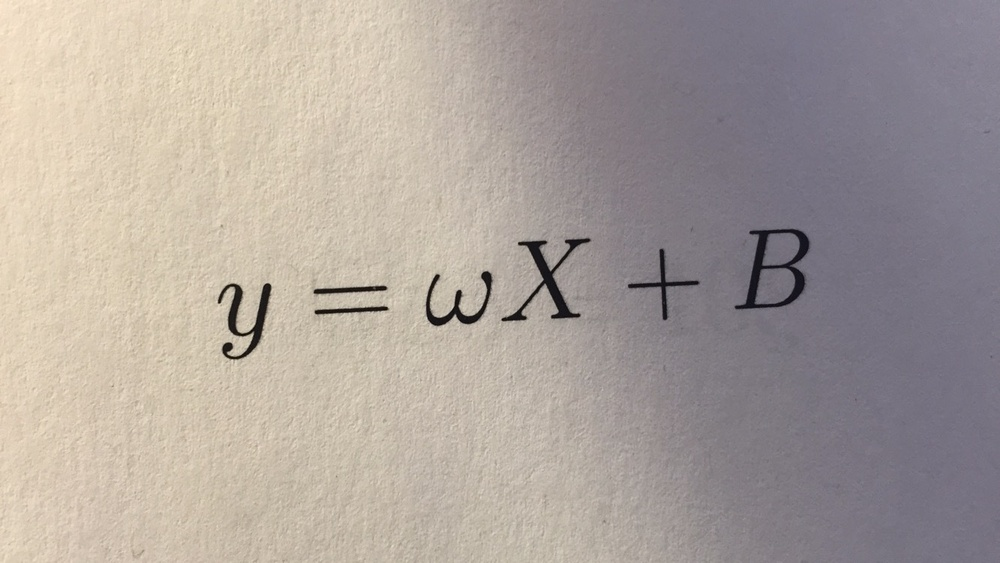
//> input picture equation-samples/eq1_hr.jpg, 1000 x 563 px, shrunk from 1333 x 750 before the run
$ ./fd ../equation-samples/eq1_hr.jpg   (built with g++ and OpenCV 4)
//> lines starting //> are read from the running program, lines starting //| are printed output that depends on the picture; after the words box and inside, x2 and y2 are one past the last pixel; in counts of white or black regions, pixels touching at a corner belong together
#include <iostream>
#include <opencv2/highgui/highgui.hpp>
#include <opencv2/imgproc/imgproc.hpp>
using namespace std;
using namespace cv;


Mat fourier_descriptors(Mat img, int k){
    Mat edgemap;
    Canny(img, edgemap, 50, 150, 3);
    vector<complex<double>> points;
    for(int i=0; i<edgemap.rows; i++){
        for(int j=0; j<edgemap.cols; j++){
            if(img.at<unsigned char>(i, j)){
                complex<double> c(j, i);
                points.push_back(c);
            }
        }
    }

    vector<complex<double>> output, output_truncated;
    dft(points, output, DFT_COMPLEX_OUTPUT);

    for(int i=1; i<min(k, (int)output.size()); i++){
        output_truncated.push_back(output[i]);
    }
    while((int)output_truncated.size() < k){
        output_truncated.push_back(complex<double>(0, 0));
    }

    vector<complex<double>> inversed;
    dft(output_truncated, inversed, DFT_COMPLEX_OUTPUT|DFT_INVERSE);
    for(auto o: inversed){
        cout<<o<<endl;
    }


    Mat zeros;
    return zeros;
}


int main(int argc, char *argv[]){
    Mat img = imread(argv[1], CV_LOAD_IMAGE_GRAYSCALE);
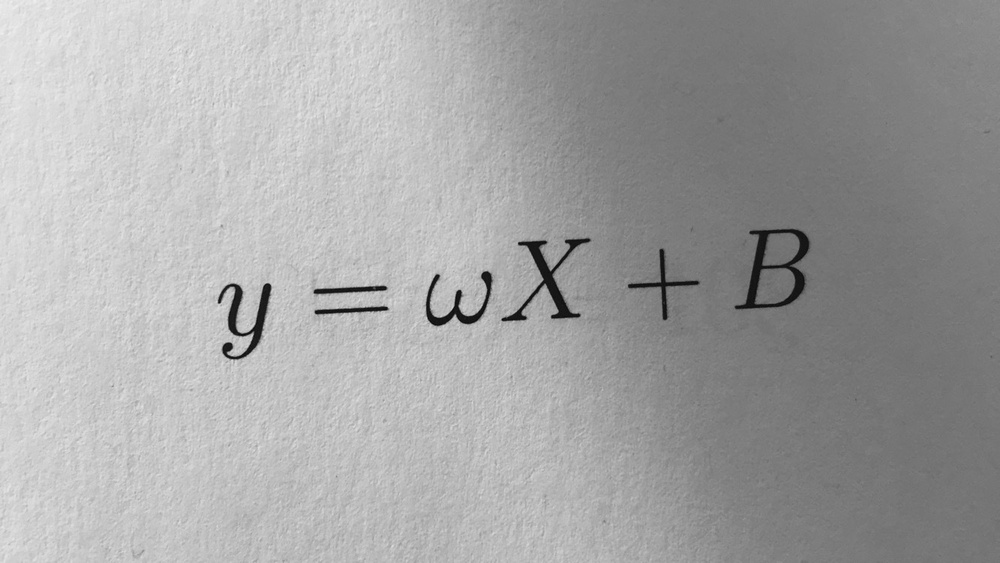
//> img: 563 rows x 1000 cols, CV_8UC1; min 3, max 239, mean 163.9
    threshold(img, img, 127, 255, CV_THRESH_OTSU);
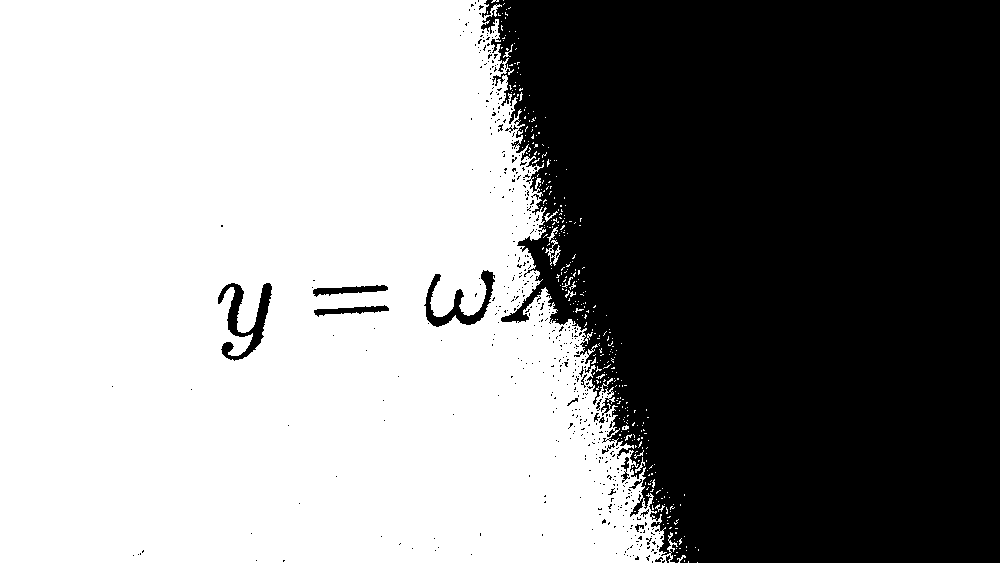
//> img: 563 rows x 1000 cols, CV_8UC1; 55.8% white; 505 black regions (485 under 20 px), largest, box (x1, y1, x2, y2) and area: (481, 0, 1000, 563) 243548, (218, 283, 272, 361) 1496, (424, 270, 495, 327) 1209

    fourier_descriptors(img, 10);
//> in fourier_descriptors, `Canny(img, edgemap, 50, 150, 3);`:
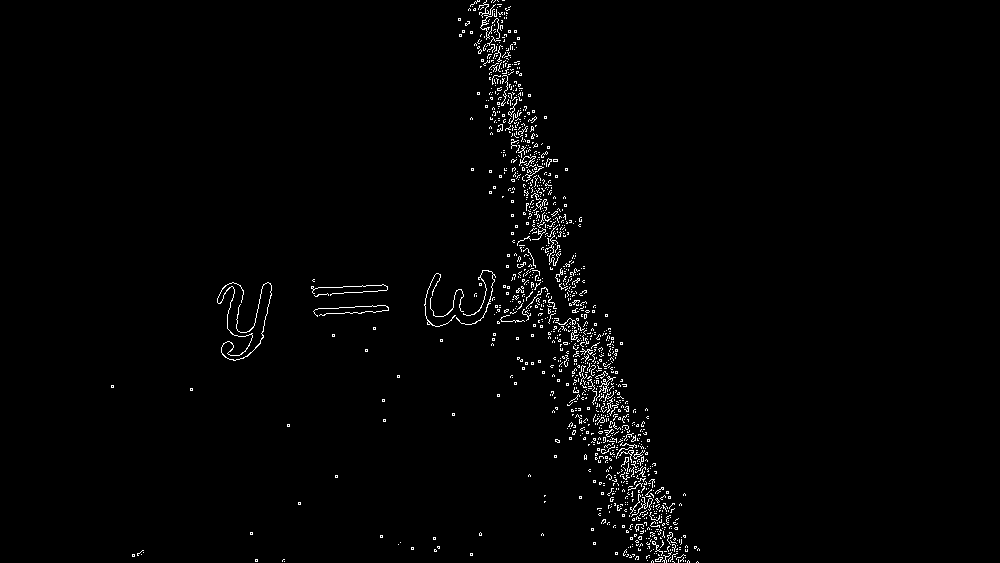
//> edgemap: 563 rows x 1000 cols, CV_8UC1; 1.5% white in thin lines or dots, all inside (x1, y1, x2, y2) = (111, 0, 700, 563)
//> after the loop in fourier_descriptors, `for(int i=0; i<edgemap.rows; i++)`: points = 314064 items
//> the loop in fourier_descriptors, `for(int i=1; i<min(k, (int)output.size()); i++)` made 9 passes
//> the loop in fourier_descriptors, `while((int)output_truncated.size() < k)` made 1 pass
//> in fourier_descriptors, `dft(output_truncated, inversed, DFT_COMPLEX_OUTPUT|DFT_INVERSE);`: inversed = 10 items
//> the loop in fourier_descriptors, `for(auto o: inversed)` made 10 passes
//| (-7.88761e+07,1.09019e+07)
//| (-2.98371e+07,-1.56232e+07)
//| (-2.32013e+07,-1.13234e+07)
//| (-2.15906e+07,-7.30634e+06)
//| (-2.02351e+07,-3.11403e+06)
//| (-1.81256e+07,3.32165e+06)
//| (-2.06797e+07,7.46347e+06)
//| (-1.922e+07,1.16423e+07)
//> (output is shown up to pass 8 of 10)
    return 0;


}

$ run again, on equation-samples/eq3_hr.jpg
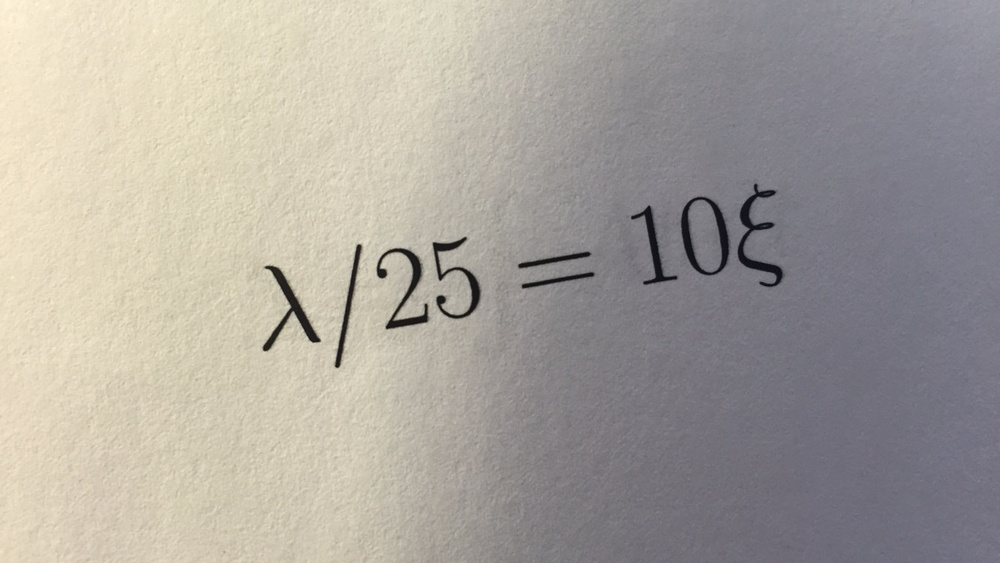
//> input picture equation-samples/eq3_hr.jpg, 1000 x 563 px, shrunk from 1333 x 750 before the run
//> `threshold(img, img, 127, 255, CV_THRESH_OTSU);`:
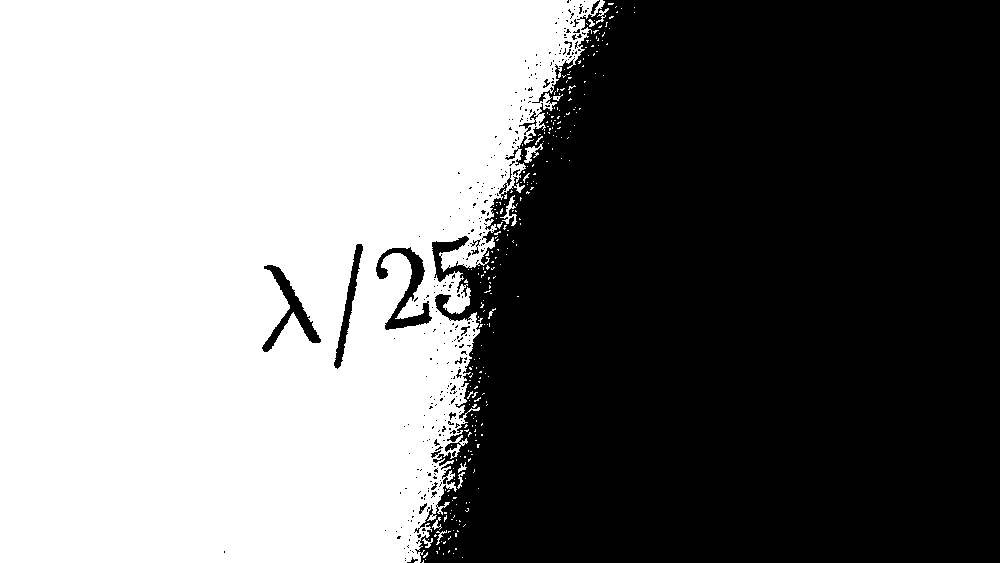
//> img: 563 rows x 1000 cols, CV_8UC1; 48.5% white; 268 white regions (254 under 20 px), largest, box (x1, y1, x2, y2) and area: (0, 0, 605, 563) 271373, (500, 195, 517, 226) 161, (524, 143, 543, 163) 142
//> in fourier_descriptors, `Canny(img, edgemap, 50, 150, 3);`:
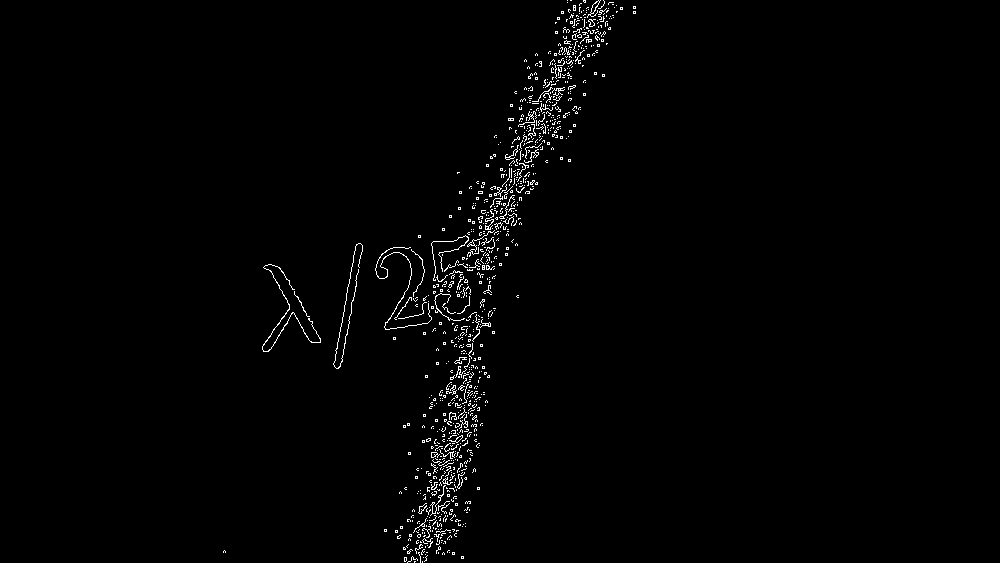
//> edgemap: 563 rows x 1000 cols, CV_8UC1; 1.3% white in thin lines or dots, all inside (x1, y1, x2, y2) = (223, 0, 636, 563)
//> after the loop in fourier_descriptors, `for(int i=0; i<edgemap.rows; i++)`: points = 273003 items
//> the loop in fourier_descriptors, `for(int i=1; i<min(k, (int)output.size()); i++)` made 9 passes
//> the loop in fourier_descriptors, `while((int)output_truncated.size() < k)` made 1 pass
//> inversed = 10 items
//> the loop in fourier_descriptors, `for(auto o: inversed)` made 10 passes
//| (-6.85205e+07,-8.69605e+06)
//| (-2.09742e+07,-1.82866e+07)
//| (-1.67508e+07,-1.32797e+07)
//| (-1.64154e+07,-9.58635e+06)
//| (-1.69902e+07,-6.13286e+06)
//> (output is shown up to pass 5 of 10)

$ run again, on equation-samples/eq5_hr.jpg
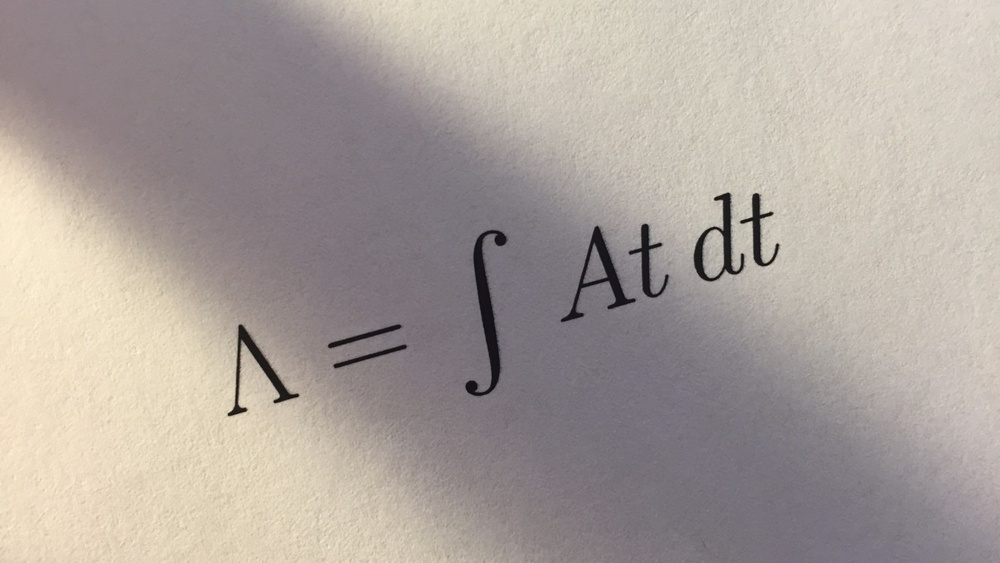
//> input picture equation-samples/eq5_hr.jpg, 1000 x 563 px, shrunk from 1333 x 750 before the run
//> `threshold(img, img, 127, 255, CV_THRESH_OTSU);`:
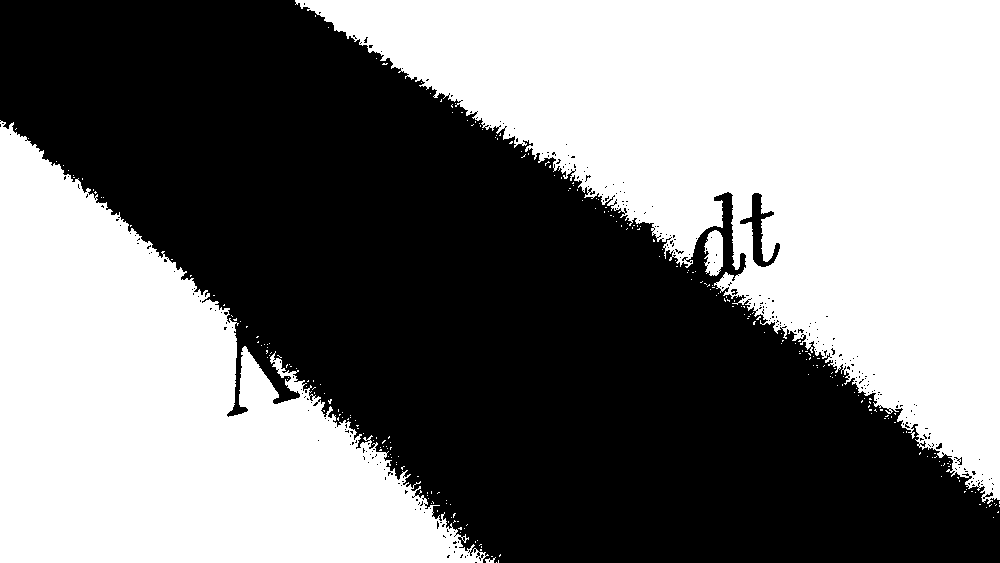
//> img: 563 rows x 1000 cols, CV_8UC1; 49.1% white; 273 white regions (269 under 20 px), largest, box (x1, y1, x2, y2) and area: (295, 0, 1000, 504) 164896, (0, 120, 489, 563) 110253, (704, 230, 723, 276) 674, (485, 557, 496, 563) 34
//> in fourier_descriptors, `Canny(img, edgemap, 50, 150, 3);`:
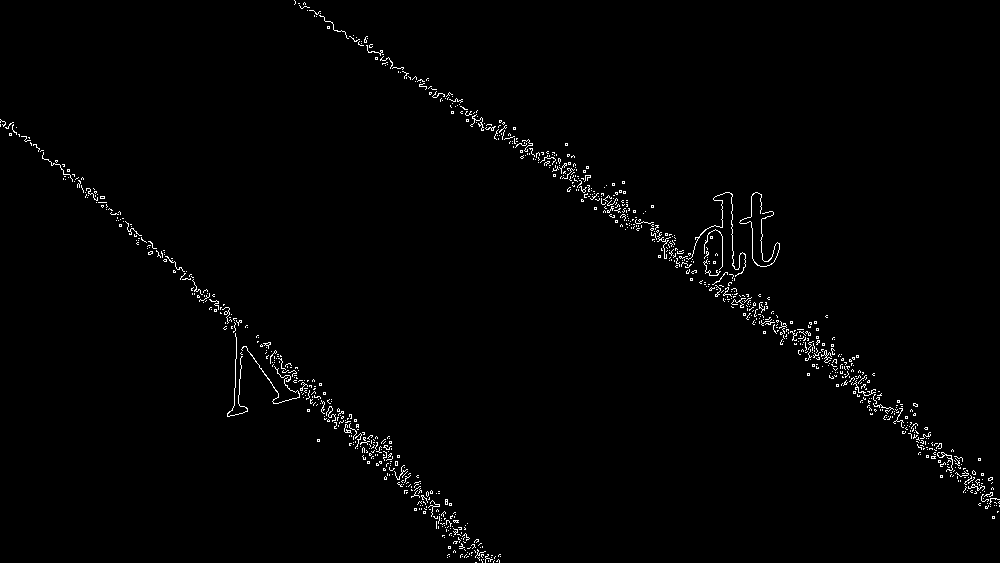
//> edgemap: 563 rows x 1000 cols, CV_8UC1; 1.2% white in thin lines or dots
//> after the loop in fourier_descriptors, `for(int i=0; i<edgemap.rows; i++)`: points = 276475 items
//> the loop in fourier_descriptors, `for(int i=1; i<min(k, (int)output.size()); i++)` made 9 passes
//> the loop in fourier_descriptors, `while((int)output_truncated.size() < k)` made 1 pass
//> inversed = 10 items
//> the loop in fourier_descriptors, `for(auto o: inversed)` made 10 passes
//| (-8.27363e+07,-6.08596e+07)
//| (-2.49905e+07,-4.44603e+07)
//| (-2.32305e+07,-3.70534e+07)
//| (-2.14038e+07,-3.34392e+07)
//| (-2.34374e+07,-2.73644e+07)
//> (output is shown up to pass 5 of 10)
